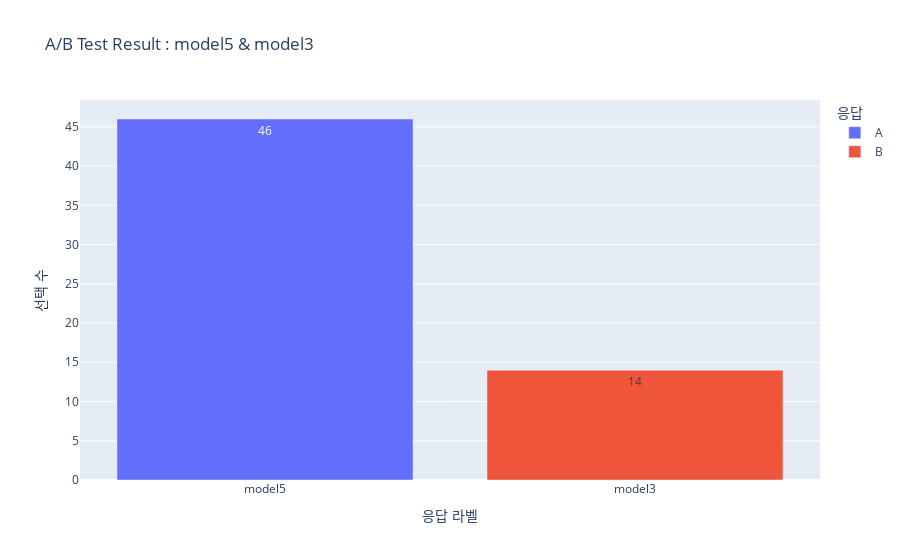

The code cell stored with this chart in its notebook:
### Code cell
results_3 = ab_test(model5, model3, llm, )
draw_ab_result(results_3, ["model5", "model3"])

### Figure 1 — Plotly figure (JSON) as saved in the notebook; plotly's stock layout.template omitted (floating-point values rounded to 4 significant figures)
{"data": [{"hovertemplate": "응답=A<br>응답 라벨=%{x}<br>선택 수=%{text}<extra></extra>", "legendgroup": "A", "marker": {"color": "#636efa", "pattern": {"shape": ""}}, "name": "A", "orientation": "v", "showlegend": true, "text": [46.0], "textposition": "auto", "type": "bar", "x": ["model5"], "xaxis": "x", "y": [46], "yaxis": "y"}, {"hovertemplate": "응답=B<br>응답 라벨=%{x}<br>선택 수=%{text}<extra></extra>", "legendgroup": "B", "marker": {"color": "#EF553B", "pattern": {"shape": ""}}, "name": "B", "orientation": "v", "showlegend": true, "text": [14.0], "textposition": "auto", "type": "bar", "x": ["model3"], "xaxis": "x", "y": [14], "yaxis": "y"}], "layout": {"barmode": "relative", "legend": {"title": {"text": "응답"}, "tracegroupgap": 0}, "title": {"text": "A/B Test Result : model5 & model3"}, "xaxis": {"anchor": "y", "domain": [0, 1], "title": {"text": "응답 라벨"}}, "yaxis": {"anchor": "x", "domain": [0, 1], "title": {"text": "선택 수"}}}}
